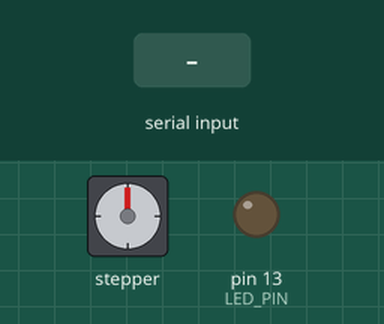
Simulated run of this sketch. Board: Arduino Uno, built with avr-gcc and run on an emulated ATmega328P. On the bench: stepper motor, output pins drawn as LEDs (lit = HIGH). The test bench sets the inputs (shaded band). Stepper angles assume 2048 steps per turn.

Above: at 1.2 s.
1.3 s: "w" received over Serial
At 1.79 s:
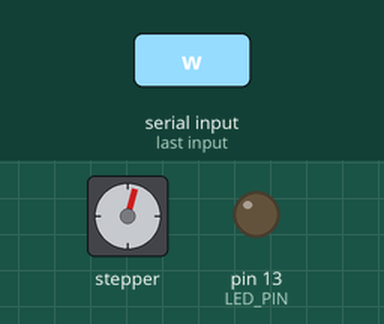
At 3.5 s:
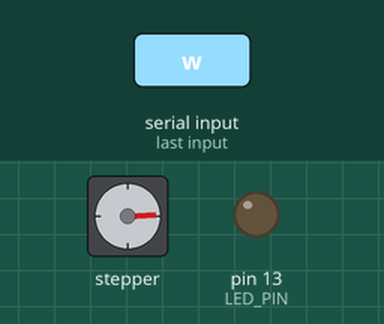
3.9 s: "e" received over Serial
At 4.43 s:
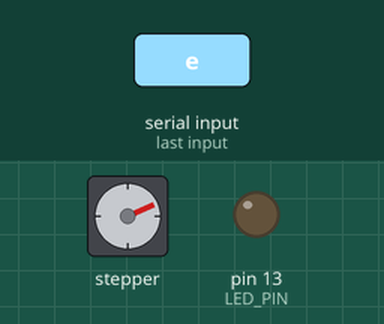
Timing chart, 0 to 6.9 s (numbered marks = the images above; inputs shaded):
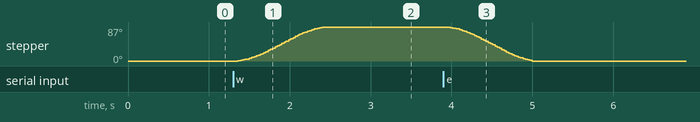

Measured:
- after the input at 1.3 s, stepper: turns 87° clockwise in 1.1 s, starting after 0.05 s
- after the input at 3.9 s, stepper: turns 87° counter-clockwise in 1.0 s, starting after 0.05 s

The sketch:

sketch_nov12a.ino
```cpp
#include <TinyStepper_28BYJ_48.h>


// pin assignments, any digital pins can be used
const int LED_PIN = 13;
const int MOTOR_IN1_PIN = 11;
const int MOTOR_IN2_PIN = 10;
const int MOTOR_IN3_PIN = 6;
const int MOTOR_IN4_PIN = 5;


const int STEPS_PER_REVOLUTION = 2048;


// create the stepper motor object
TinyStepper_28BYJ_48 stepper;

int encoder = 0;


void setup()
{
  // setup the LED pin and enable print statements
  pinMode(LED_PIN, OUTPUT);
  Serial.begin(9600);

  // connect and configure the stepper motor to its IO pins
  stepper.connectToPins(MOTOR_IN1_PIN, MOTOR_IN2_PIN, MOTOR_IN3_PIN, MOTOR_IN4_PIN);
}


void loop()
{
  // Note: This example uses "absolute" motions, meaning the values
  // sent to the move commands use a coordinate system where 0 is the
  // initial position of the motor when it is first turned on.

  // set the speed and acceleration rates for the stepper motor
  stepper.setSpeedInStepsPerSecond(650);
  stepper.setAccelerationInStepsPerSecondPerSecond(1500);

if(Serial.available()>0)
{
  char input = Serial.read();
  if (input=='w')
  {
  encoder+=500;
  //Serial.print("Encoder:" + encoder);
  }
 if (input=='e')
  {
  encoder = 0;
   }
  stepper.moveToPositionInSteps(encoder);
}
}
```
